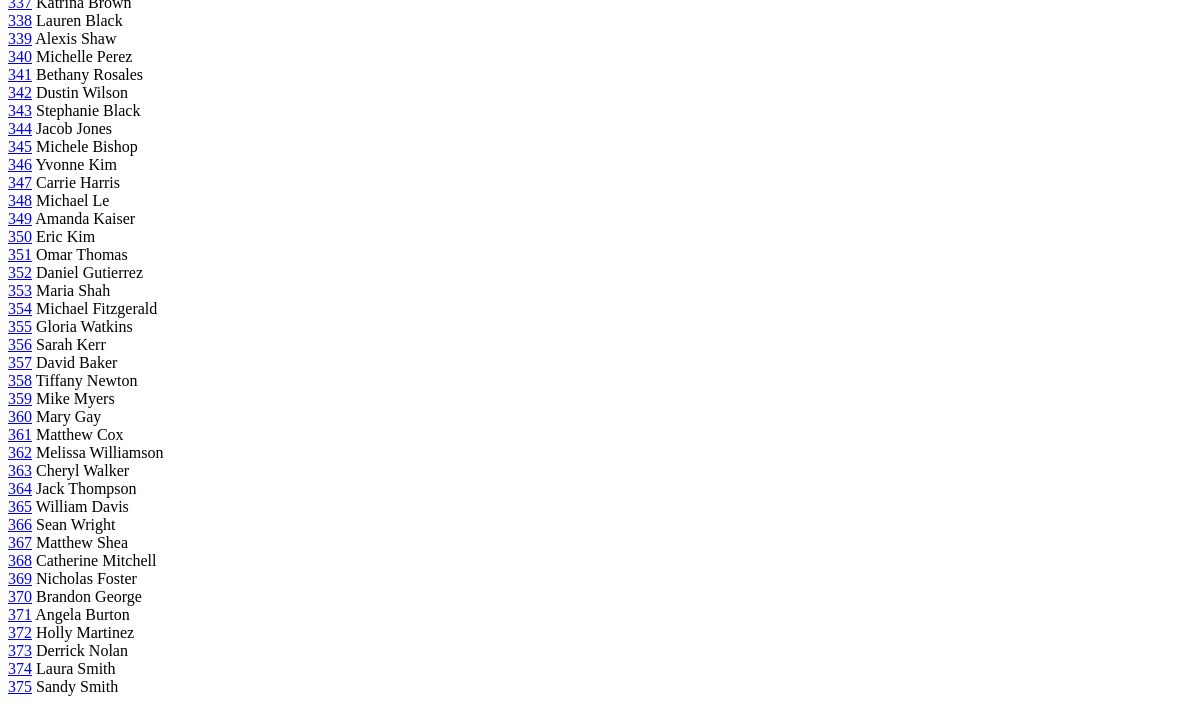
Before: /students/list/ (lower part) with the older database file.
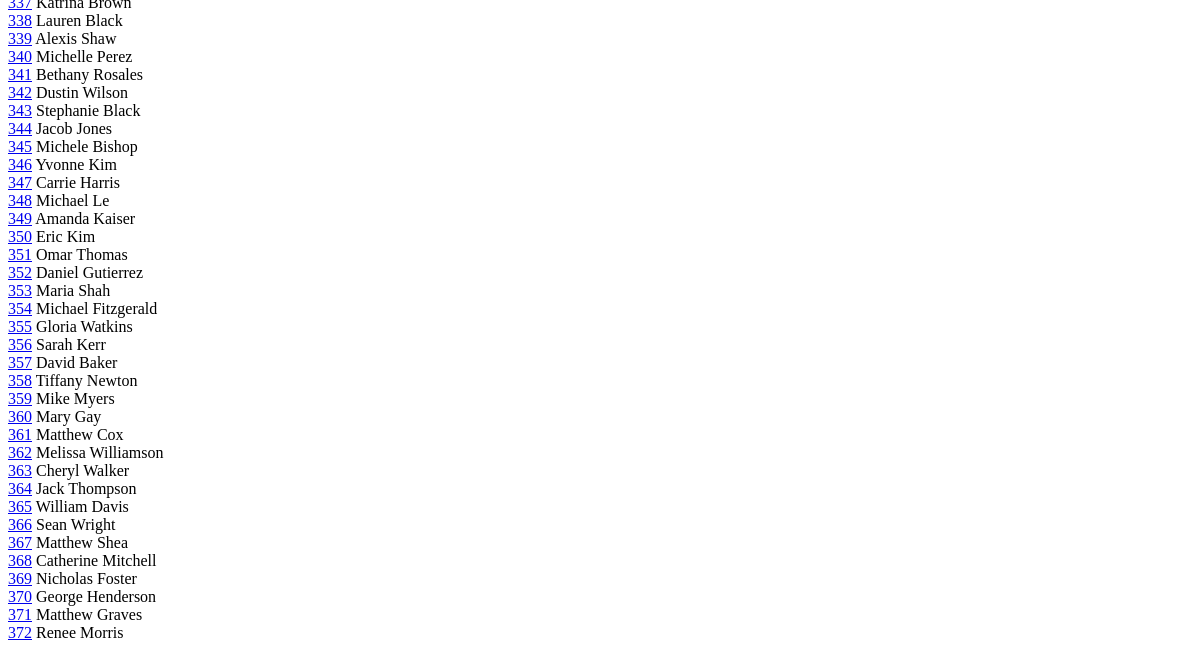
After: the same page with the newer database file.
### students/models.py (models this page shows, shortened)
class Student(models.Model):
    first_name = models.CharField(max_length=64)
    last_name = models.CharField(max_length=64)
    age = models.PositiveIntegerField()
    @property
    def full_name(self):
        return f"{self.first_name} {self.last_name}"

### students/views.py (the view)
# urls.py: path('list/', views.students, name='list'),
def students(request):
    students_query = Student.objects.all()
    params = [
        'age',
        'first_name',
        'last_name',
        'id',
    ]
    for param in params:
        value = request.GET.get(param)
        if value:
            students_query = students_query.filter(**{param: value})
    return render(request, 'students-list.html', context={'students': students_query})

### students/templates/students-list.html (shortened to what this page needs)
<!DOCTYPE html>
<html lang="en">
<head>
</head>
<body>
<br>
<br>
{% for student in students %}
    <a href="{% url 'students:edit' pk=student.id %}">{{ student.id }}</a> {{ student.full_name }}<br>
{% endfor %}
</body>
</html>

Changed rows visible on the page:
removed Student: id "373", full_name "Derrick Nolan"
removed Student: id "374", full_name "Laura Smith"
removed Student: id "375", full_name "Sandy Smith"
changed Student id 370: full_name "Brandon George" → "George Henderson"
changed Student id 371: full_name "Angela Burton" → "Matthew Graves"
changed Student id 372: full_name "Holly Martinez" → "Renee Morris"
